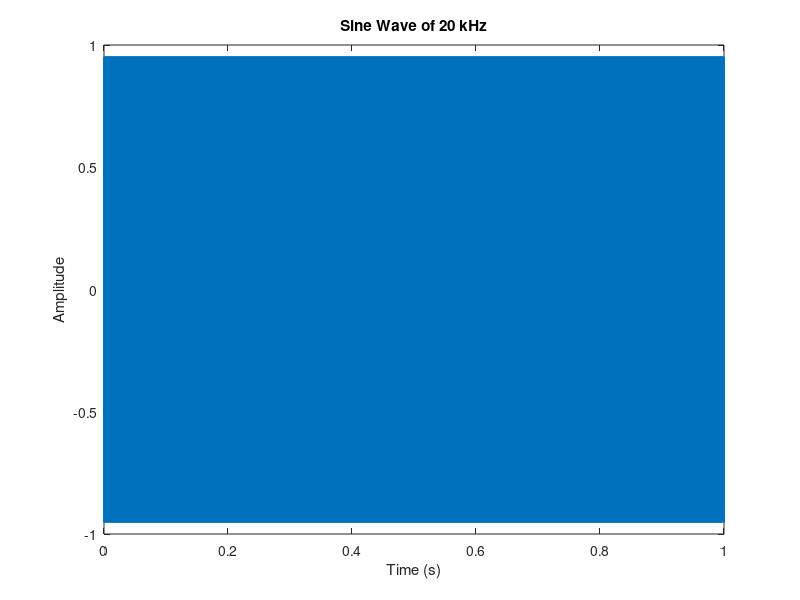
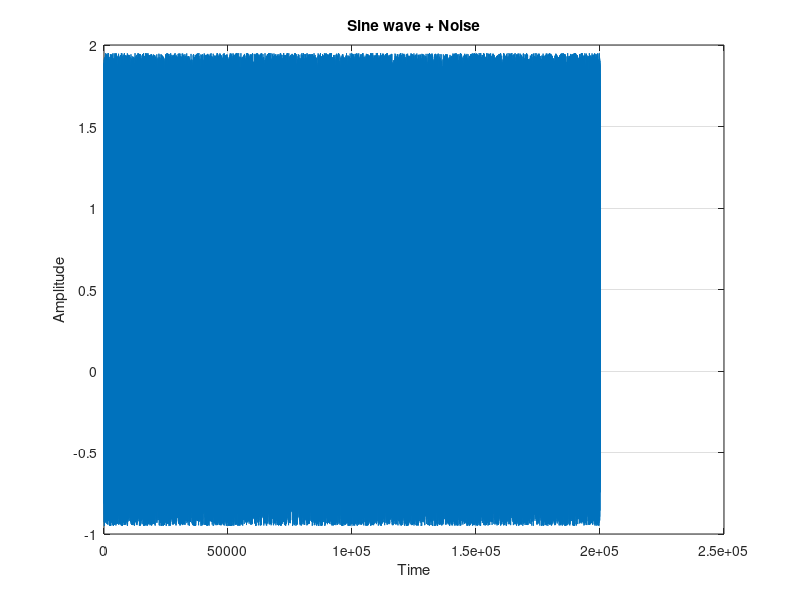
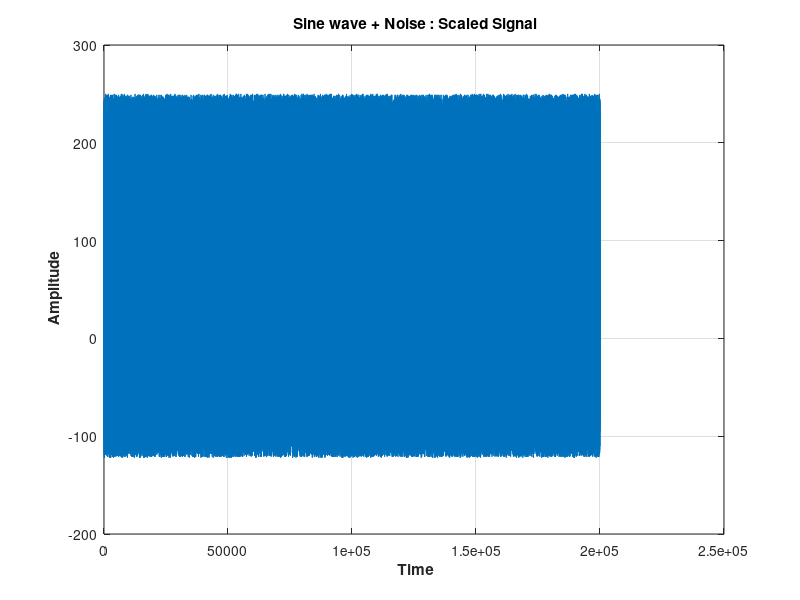

Write MATLAB code to recreate these figures, in order.
%% Generate a signal to test the FIR Filter 
% Set the parameters
clear;
clc;
close all;
f = 20e3; % Frequency of 20 kHz
fs = 10*f; % Sampling frequency, at least 10 times the signal frequency
t = 0:1/fs:1; % Time vector

% Generate the sine wave
sine_wave = sin(1*2*pi*f*t);

% Plot the sine wave
plot(t, sine_wave);
title('Sine Wave of 20 kHz');
xlabel('Time (s)');
ylabel('Amplitude');


%% Now Generate a noise with a high frequency to test LPF Functionality
% Add a noise
noise = rand(1,length(sine_wave));
sine_with_noise = noise + sine_wave;
figure();plot(sine_with_noise);
grid on;
xlabel('Time');
ylabel('Amplitude');
title('Sine wave + Noise');

% Convert from real to integers
sample_length = 16;
scaling = 7;
sine_noise_integers = round(sine_with_noise.*(2^scaling));
figure();plot(1:length(sine_noise_integers), sine_noise_integers);
grid on;
xlabel('\bf Time');
ylabel('\bf Amplitude');
title('\bf Sine wave + Noise : Scaled Signal');

%% Convert from integers to hexa to capture the sample test in a text file
sine_noise_in_hex = dec2hex(mod((sine_noise_integers),2^sample_length),sample_length);
yy = cellstr(sine_noise_in_hex);
fid = fopen('signal_20KHz+noise.txt', 'wt');
fprintf(fid, '%s \n', yy{:});
